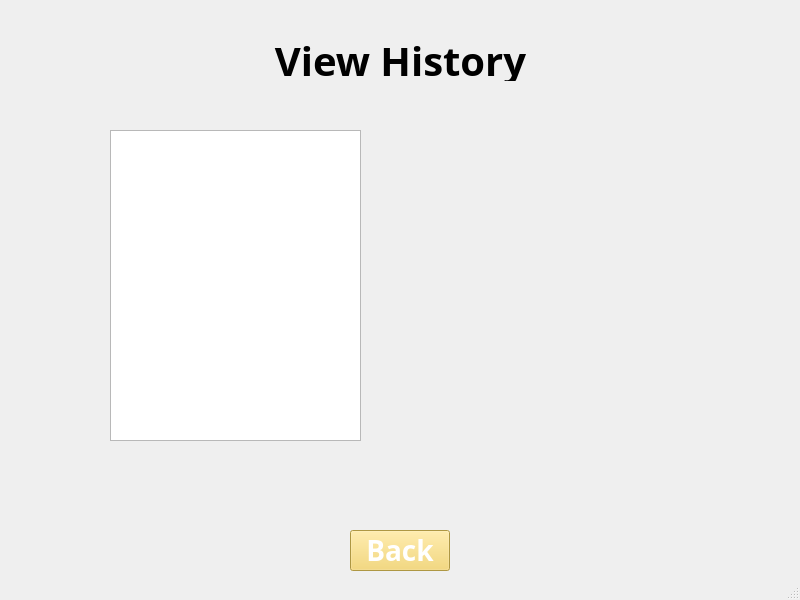
<?xml version="1.0" encoding="UTF-8"?>
<ui version="4.0">
 <class>viewHIstory</class>
 <widget class="QMainWindow" name="viewHIstory">
  <property name="geometry">
   <rect>
    <x>0</x>
    <y>0</y>
    <width>800</width>
    <height>600</height>
   </rect>
  </property>
  <property name="windowTitle">
   <string>View History</string>
  </property>
  <widget class="QWidget" name="centralwidget">
   <widget class="QLabel" name="label_3">
    <property name="geometry">
     <rect>
      <x>400</x>
      <y>130</y>
      <width>311</width>
      <height>341</height>
     </rect>
    </property>
    <property name="text">
     <string/>
    </property>
    <property name="pixmap">
     <pixmap resource="resources.qrc">:/resources/dictionary-removebg-preview.png</pixmap>
    </property>
   </widget>
   <widget class="QLabel" name="label">
    <property name="geometry">
     <rect>
      <x>0</x>
      <y>40</y>
      <width>801</width>
      <height>41</height>
     </rect>
    </property>
    <property name="font">
     <font>
      <family>VNI-Disney</family>
      <pointsize>30</pointsize>
      <bold>true</bold>
     </font>
    </property>
    <property name="text">
     <string>View History</string>
    </property>
    <property name="alignment">
     <set>Qt::AlignCenter</set>
    </property>
    <property name="wordWrap">
     <bool>false</bool>
    </property>
   </widget>
   <widget class="QPushButton" name="backButton">
    <property name="geometry">
     <rect>
      <x>350</x>
      <y>530</y>
      <width>100</width>
      <height>41</height>
     </rect>
    </property>
    <property name="font">
     <font>
      <family>VNI-Disney</family>
      <pointsize>21</pointsize>
      <bold>true</bold>
     </font>
    </property>
    <property name="styleSheet">
     <string notr="true">background-color: #f4d35e; color: white;</string>
    </property>
    <property name="text">
     <string>Back</string>
    </property>
   </widget>
   <widget class="QListWidget" name="history">
    <property name="geometry">
     <rect>
      <x>110</x>
      <y>130</y>
      <width>251</width>
      <height>311</height>
     </rect>
    </property>
    <property name="font">
     <font>
      <family>VNI-Disney</family>
      <pointsize>14</pointsize>
     </font>
    </property>
   </widget>
  </widget>
  <widget class="QMenuBar" name="menubar">
   <property name="geometry">
    <rect>
     <x>0</x>
     <y>0</y>
     <width>800</width>
     <height>22</height>
    </rect>
   </property>
  </widget>
  <widget class="QStatusBar" name="statusbar"/>
 </widget>
 <resources>
  <include location="resources.qrc"/>
 </resources>
 <connections/>
</ui>
